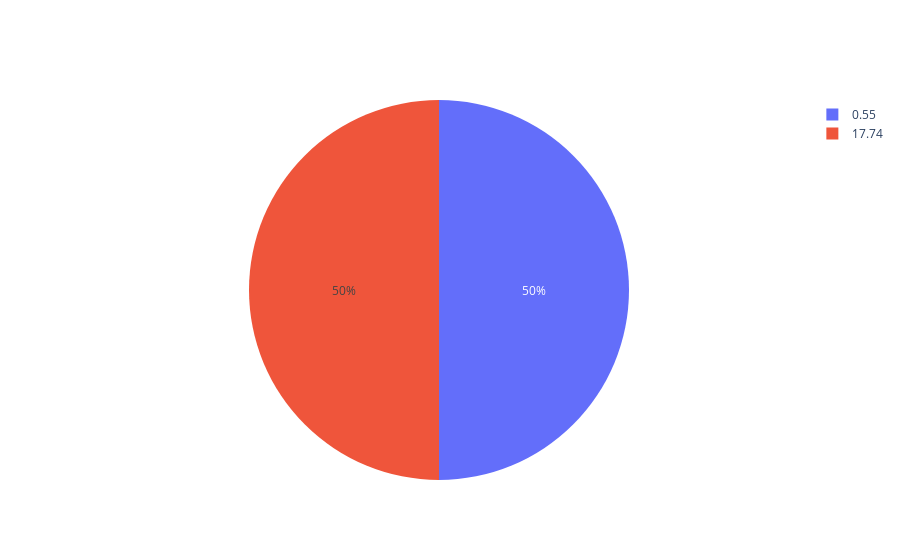

The code cell stored with this chart in its notebook:
### Code cell
### float columns
price_data_type_float_group = price_data_type_float.groupby("Null_Percentage").count().reset_index()
plot_pie_chart(price_data_type_float_group,"Null_Percentage","Null_Count")
price_data_type_float

### Figure 1 — Plotly figure (JSON) as saved in the notebook; plotly's stock layout.template omitted (floating-point values rounded to 4 significant figures)
{"data": [{"labels": [0.55, 17.74], "type": "pie", "values": [1, 1]}], "layout": {}}
